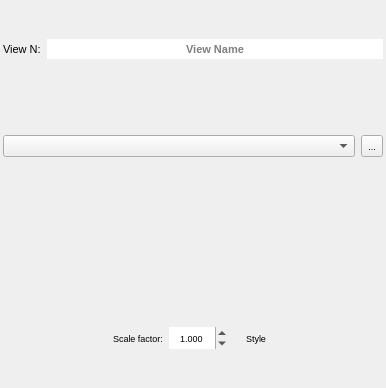
<?xml version="1.0" encoding="UTF-8"?>
<ui version="4.0">
 <class>ViewWidget</class>
 <widget class="QWidget" name="ViewWidget">
  <property name="geometry">
   <rect>
    <x>0</x>
    <y>0</y>
    <width>386</width>
    <height>388</height>
   </rect>
  </property>
  <layout class="QVBoxLayout" name="verticalLayout">
   <property name="spacing">
    <number>3</number>
   </property>
   <property name="leftMargin">
    <number>3</number>
   </property>
   <property name="topMargin">
    <number>3</number>
   </property>
   <property name="rightMargin">
    <number>3</number>
   </property>
   <property name="bottomMargin">
    <number>3</number>
   </property>
   <item>
    <widget class="QWidget" name="widget_2" native="true">
     <layout class="QHBoxLayout" name="horizontalLayout">
      <property name="leftMargin">
       <number>0</number>
      </property>
      <property name="topMargin">
       <number>0</number>
      </property>
      <property name="rightMargin">
       <number>0</number>
      </property>
      <property name="bottomMargin">
       <number>0</number>
      </property>
      <item>
       <widget class="QLabel" name="QLabel_ViewID">
        <property name="font">
         <font>
          <pointsize>8</pointsize>
         </font>
        </property>
        <property name="text">
         <string>View N:</string>
        </property>
       </widget>
      </item>
      <item>
       <widget class="QLineEdit" name="QLabel_ViewName">
        <property name="font">
         <font>
          <pointsize>8</pointsize>
          <weight>75</weight>
          <bold>true</bold>
         </font>
        </property>
        <property name="frame">
         <bool>false</bool>
        </property>
        <property name="alignment">
         <set>Qt::AlignCenter</set>
        </property>
        <property name="placeholderText">
         <string>View Name</string>
        </property>
       </widget>
      </item>
     </layout>
    </widget>
   </item>
   <item>
    <widget class="QWidget" name="widget_26" native="true">
     <layout class="QHBoxLayout" name="horizontalLayout_26">
      <property name="leftMargin">
       <number>0</number>
      </property>
      <property name="topMargin">
       <number>0</number>
      </property>
      <property name="rightMargin">
       <number>0</number>
      </property>
      <property name="bottomMargin">
       <number>0</number>
      </property>
      <item>
       <widget class="QgsMapLayerComboBox" name="QCBox_RenderFile">
        <property name="sizePolicy">
         <sizepolicy hsizetype="Ignored" vsizetype="Maximum">
          <horstretch>0</horstretch>
          <verstretch>0</verstretch>
         </sizepolicy>
        </property>
        <property name="maximumSize">
         <size>
          <width>16777215</width>
          <height>22</height>
         </size>
        </property>
        <property name="font">
         <font>
          <pointsize>7</pointsize>
         </font>
        </property>
        <property name="allowEmptyLayer">
         <bool>true</bool>
        </property>
       </widget>
      </item>
      <item>
       <widget class="QToolButton" name="QCBox_browseRenderFile">
        <property name="maximumSize">
         <size>
          <width>16777215</width>
          <height>22</height>
         </size>
        </property>
        <property name="font">
         <font>
          <pointsize>7</pointsize>
         </font>
        </property>
        <property name="text">
         <string>...</string>
        </property>
       </widget>
      </item>
     </layout>
    </widget>
   </item>
   <item>
    <widget class="RenderWidget" name="render_widget" native="true">
     <property name="sizePolicy">
      <sizepolicy hsizetype="Ignored" vsizetype="Ignored">
       <horstretch>0</horstretch>
       <verstretch>0</verstretch>
      </sizepolicy>
     </property>
    </widget>
   </item>
   <item>
    <widget class="QWidget" name="widget" native="true">
     <layout class="QHBoxLayout" name="horizontalLayout_2">
      <property name="leftMargin">
       <number>0</number>
      </property>
      <property name="topMargin">
       <number>0</number>
      </property>
      <property name="rightMargin">
       <number>0</number>
      </property>
      <property name="bottomMargin">
       <number>0</number>
      </property>
      <item>
       <spacer name="horizontalSpacer">
        <property name="orientation">
         <enum>Qt::Horizontal</enum>
        </property>
        <property name="sizeHint" stdset="0">
         <size>
          <width>40</width>
          <height>20</height>
         </size>
        </property>
       </spacer>
      </item>
      <item>
       <widget class="QLabel" name="scaleFactorLabel">
        <property name="maximumSize">
         <size>
          <width>16777215</width>
          <height>22</height>
         </size>
        </property>
        <property name="font">
         <font>
          <pointsize>7</pointsize>
         </font>
        </property>
        <property name="text">
         <string>Scale factor:</string>
        </property>
       </widget>
      </item>
      <item>
       <widget class="QDoubleSpinBox" name="scaleFactor">
        <property name="maximumSize">
         <size>
          <width>16777215</width>
          <height>22</height>
         </size>
        </property>
        <property name="font">
         <font>
          <pointsize>7</pointsize>
         </font>
        </property>
        <property name="toolTip">
         <string>Scale factor for the current view</string>
        </property>
        <property name="frame">
         <bool>false</bool>
        </property>
        <property name="alignment">
         <set>Qt::AlignCenter</set>
        </property>
        <property name="decimals">
         <number>3</number>
        </property>
        <property name="minimum">
         <double>0.001000000000000</double>
        </property>
        <property name="maximum">
         <double>1000.000000000000000</double>
        </property>
        <property name="singleStep">
         <double>0.010000000000000</double>
        </property>
        <property name="value">
         <double>1.000000000000000</double>
        </property>
       </widget>
      </item>
      <item>
       <spacer name="horizontalSpacer_3">
        <property name="orientation">
         <enum>Qt::Horizontal</enum>
        </property>
        <property name="sizeType">
         <enum>QSizePolicy::Fixed</enum>
        </property>
        <property name="sizeHint" stdset="0">
         <size>
          <width>6</width>
          <height>20</height>
         </size>
        </property>
       </spacer>
      </item>
      <item>
       <widget class="QToolButton" name="layerStyleEditor">
        <property name="maximumSize">
         <size>
          <width>16777215</width>
          <height>22</height>
         </size>
        </property>
        <property name="font">
         <font>
          <pointsize>7</pointsize>
         </font>
        </property>
        <property name="toolTip">
         <string>Open the style editor for this layer</string>
        </property>
        <property name="text">
         <string>Style</string>
        </property>
        <property name="icon">
         <iconset>
          <normaloff>:/plugins/AcATaMa/icons/layer_properties.svg</normaloff>:/plugins/AcATaMa/icons/layer_properties.svg</iconset>
        </property>
        <property name="toolButtonStyle">
         <enum>Qt::ToolButtonTextBesideIcon</enum>
        </property>
        <property name="autoRaise">
         <bool>true</bool>
        </property>
       </widget>
      </item>
      <item>
       <spacer name="horizontalSpacer_2">
        <property name="orientation">
         <enum>Qt::Horizontal</enum>
        </property>
        <property name="sizeHint" stdset="0">
         <size>
          <width>40</width>
          <height>20</height>
         </size>
        </property>
       </spacer>
      </item>
     </layout>
    </widget>
   </item>
  </layout>
 </widget>
 <customwidgets>
  <customwidget>
   <class>RenderWidget</class>
   <extends>QWidget</extends>
   <header>AcATaMa.gui.classification_view_widget</header>
   <container>1</container>
  </customwidget>
  <customwidget>
   <class>QgsMapLayerComboBox</class>
   <extends>QComboBox</extends>
   <header>qgis.gui</header>
  </customwidget>
 </customwidgets>
 <resources/>
 <connections/>
</ui>
